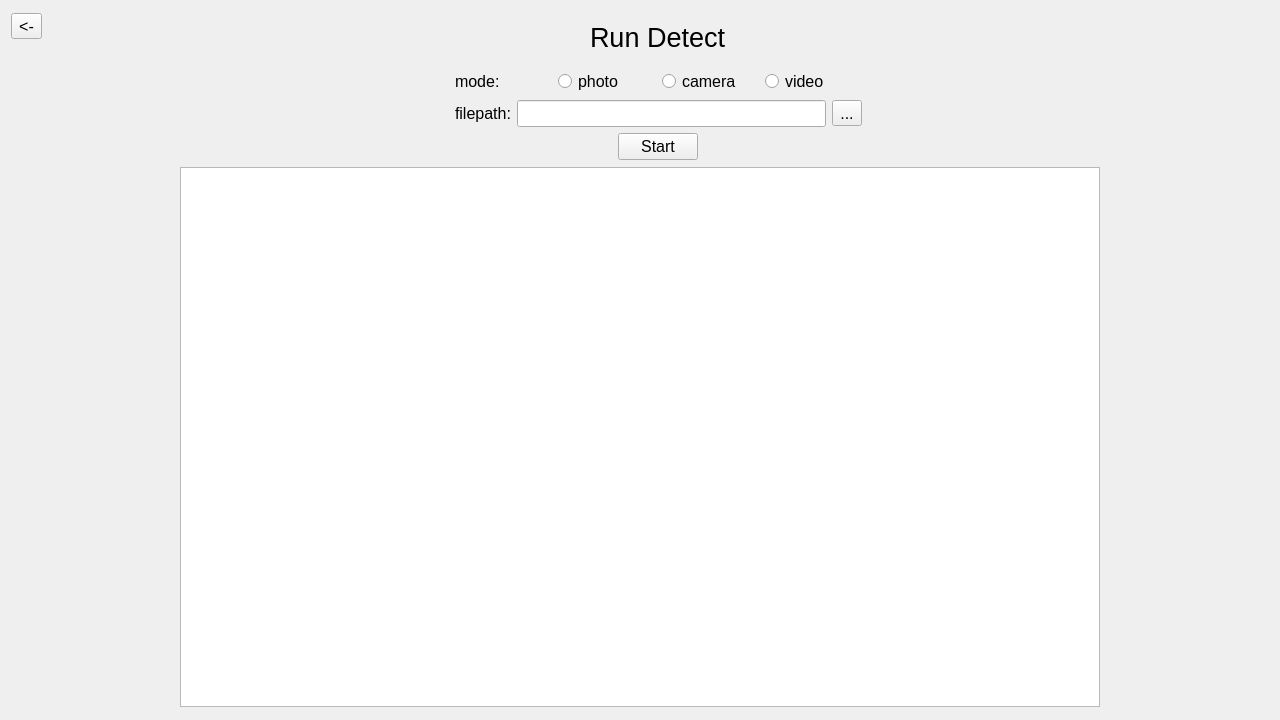
<?xml version="1.0" encoding="UTF-8"?>
<ui version="4.0">
 <class>QWidget</class>
 <widget class="QWidget" name="QWidget">
  <property name="geometry">
   <rect>
    <x>0</x>
    <y>0</y>
    <width>1280</width>
    <height>720</height>
   </rect>
  </property>
  <property name="sizePolicy">
   <sizepolicy hsizetype="Fixed" vsizetype="Fixed">
    <horstretch>0</horstretch>
    <verstretch>0</verstretch>
   </sizepolicy>
  </property>
  <property name="minimumSize">
   <size>
    <width>1280</width>
    <height>720</height>
   </size>
  </property>
  <property name="maximumSize">
   <size>
    <width>1280</width>
    <height>720</height>
   </size>
  </property>
  <property name="windowTitle">
   <string>Run Detect</string>
  </property>
  <layout class="QVBoxLayout" name="verticalLayout_3">
   <item>
    <layout class="QHBoxLayout" name="horizontalLayout_5">
     <item>
      <layout class="QVBoxLayout" name="verticalLayout_2">
       <item>
        <widget class="QToolButton" name="back">
         <property name="sizePolicy">
          <sizepolicy hsizetype="Fixed" vsizetype="Fixed">
           <horstretch>0</horstretch>
           <verstretch>0</verstretch>
          </sizepolicy>
         </property>
         <property name="font">
          <font>
           <pointsize>12</pointsize>
          </font>
         </property>
         <property name="text">
          <string>&lt;-</string>
         </property>
        </widget>
       </item>
       <item>
        <spacer name="verticalSpacer_2">
         <property name="font">
          <font>
           <pointsize>12</pointsize>
          </font>
         </property>
         <property name="orientation">
          <enum>Qt::Vertical</enum>
         </property>
         <property name="sizeType">
          <enum>QSizePolicy::Minimum</enum>
         </property>
         <property name="sizeHint" stdset="0">
          <size>
           <width>20</width>
           <height>120</height>
          </size>
         </property>
        </spacer>
       </item>
      </layout>
     </item>
     <item>
      <spacer name="horizontalSpacer">
       <property name="font">
        <font>
         <pointsize>12</pointsize>
        </font>
       </property>
       <property name="orientation">
        <enum>Qt::Horizontal</enum>
       </property>
       <property name="sizeHint" stdset="0">
        <size>
         <width>40</width>
         <height>20</height>
        </size>
       </property>
      </spacer>
     </item>
     <item>
      <layout class="QVBoxLayout" name="verticalLayout">
       <item>
        <spacer name="verticalSpacer_3">
         <property name="orientation">
          <enum>Qt::Vertical</enum>
         </property>
         <property name="sizeType">
          <enum>QSizePolicy::Fixed</enum>
         </property>
         <property name="sizeHint" stdset="0">
          <size>
           <width>20</width>
           <height>10</height>
          </size>
         </property>
        </spacer>
       </item>
       <item>
        <layout class="QHBoxLayout" name="horizontalLayout_3">
         <item>
          <widget class="QLabel" name="label">
           <property name="sizePolicy">
            <sizepolicy hsizetype="Fixed" vsizetype="Fixed">
             <horstretch>0</horstretch>
             <verstretch>0</verstretch>
            </sizepolicy>
           </property>
           <property name="font">
            <font>
             <pointsize>20</pointsize>
            </font>
           </property>
           <property name="text">
            <string>Run Detect</string>
           </property>
          </widget>
         </item>
        </layout>
       </item>
       <item>
        <spacer name="verticalSpacer">
         <property name="font">
          <font>
           <pointsize>12</pointsize>
          </font>
         </property>
         <property name="orientation">
          <enum>Qt::Vertical</enum>
         </property>
         <property name="sizeType">
          <enum>QSizePolicy::Fixed</enum>
         </property>
         <property name="sizeHint" stdset="0">
          <size>
           <width>20</width>
           <height>10</height>
          </size>
         </property>
        </spacer>
       </item>
       <item>
        <layout class="QHBoxLayout" name="horizontalLayout">
         <item>
          <widget class="QLabel" name="label_2">
           <property name="font">
            <font>
             <pointsize>12</pointsize>
            </font>
           </property>
           <property name="text">
            <string>mode:</string>
           </property>
          </widget>
         </item>
         <item>
          <widget class="QRadioButton" name="photo">
           <property name="font">
            <font>
             <pointsize>12</pointsize>
            </font>
           </property>
           <property name="text">
            <string>photo</string>
           </property>
          </widget>
         </item>
         <item>
          <widget class="QRadioButton" name="camera">
           <property name="font">
            <font>
             <pointsize>12</pointsize>
            </font>
           </property>
           <property name="text">
            <string>camera</string>
           </property>
          </widget>
         </item>
         <item>
          <widget class="QRadioButton" name="video">
           <property name="font">
            <font>
             <pointsize>12</pointsize>
            </font>
           </property>
           <property name="text">
            <string>video</string>
           </property>
          </widget>
         </item>
        </layout>
       </item>
       <item>
        <layout class="QHBoxLayout" name="horizontalLayout_2">
         <item>
          <widget class="QLabel" name="label_3">
           <property name="font">
            <font>
             <pointsize>12</pointsize>
            </font>
           </property>
           <property name="text">
            <string>filepath:</string>
           </property>
          </widget>
         </item>
         <item>
          <widget class="QLineEdit" name="filepath">
           <property name="font">
            <font>
             <pointsize>12</pointsize>
            </font>
           </property>
           <property name="readOnly">
            <bool>true</bool>
           </property>
          </widget>
         </item>
         <item>
          <widget class="QToolButton" name="search">
           <property name="font">
            <font>
             <pointsize>12</pointsize>
            </font>
           </property>
           <property name="text">
            <string>...</string>
           </property>
          </widget>
         </item>
        </layout>
       </item>
       <item>
        <layout class="QHBoxLayout" name="horizontalLayout_4">
         <item>
          <widget class="QPushButton" name="start">
           <property name="sizePolicy">
            <sizepolicy hsizetype="Fixed" vsizetype="Fixed">
             <horstretch>0</horstretch>
             <verstretch>0</verstretch>
            </sizepolicy>
           </property>
           <property name="font">
            <font>
             <pointsize>12</pointsize>
            </font>
           </property>
           <property name="text">
            <string>Start</string>
           </property>
          </widget>
         </item>
        </layout>
       </item>
      </layout>
     </item>
     <item>
      <spacer name="horizontalSpacer_2">
       <property name="font">
        <font>
         <pointsize>12</pointsize>
        </font>
       </property>
       <property name="orientation">
        <enum>Qt::Horizontal</enum>
       </property>
       <property name="sizeHint" stdset="0">
        <size>
         <width>40</width>
         <height>20</height>
        </size>
       </property>
      </spacer>
     </item>
    </layout>
   </item>
   <item>
    <layout class="QHBoxLayout" name="horizontalLayout_6">
     <item>
      <widget class="QGraphicsView" name="output">
       <property name="sizePolicy">
        <sizepolicy hsizetype="Fixed" vsizetype="Fixed">
         <horstretch>0</horstretch>
         <verstretch>0</verstretch>
        </sizepolicy>
       </property>
       <property name="minimumSize">
        <size>
         <width>920</width>
         <height>540</height>
        </size>
       </property>
       <property name="maximumSize">
        <size>
         <width>920</width>
         <height>540</height>
        </size>
       </property>
       <property name="font">
        <font>
         <pointsize>12</pointsize>
        </font>
       </property>
      </widget>
     </item>
    </layout>
   </item>
  </layout>
 </widget>
 <resources/>
 <connections/>
</ui>
